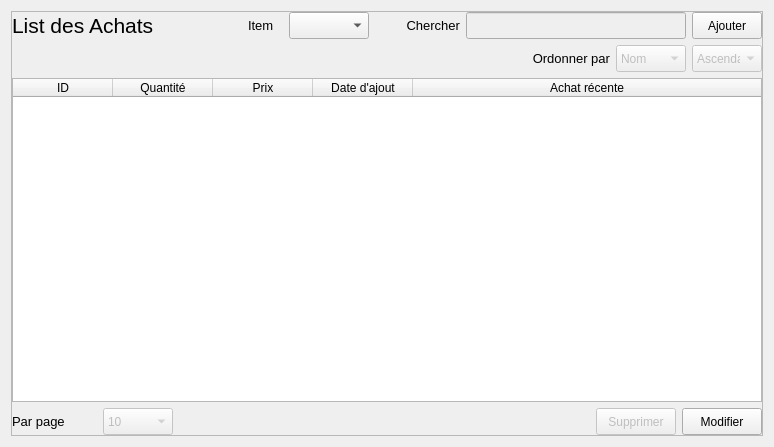
<?xml version="1.0" encoding="UTF-8"?>
<ui version="4.0">
 <class>Form</class>
 <widget class="QWidget" name="Form">
  <property name="geometry">
   <rect>
    <x>0</x>
    <y>0</y>
    <width>653</width>
    <height>447</height>
   </rect>
  </property>
  <property name="windowTitle">
   <string>Form</string>
  </property>
  <layout class="QGridLayout" name="gridLayout">
   <item row="0" column="0">
    <widget class="QFrame" name="frame">
     <property name="frameShape">
      <enum>QFrame::StyledPanel</enum>
     </property>
     <property name="frameShadow">
      <enum>QFrame::Raised</enum>
     </property>
     <layout class="QGridLayout" name="gridLayout_2">
      <property name="leftMargin">
       <number>0</number>
      </property>
      <property name="topMargin">
       <number>0</number>
      </property>
      <property name="rightMargin">
       <number>0</number>
      </property>
      <property name="bottomMargin">
       <number>0</number>
      </property>
      <item row="0" column="0">
       <layout class="QVBoxLayout" name="verticalLayout">
        <item>
         <layout class="QHBoxLayout" name="horizontalLayout_2">
          <item>
           <widget class="QLabel" name="label_5">
            <property name="minimumSize">
             <size>
              <width>190</width>
              <height>27</height>
             </size>
            </property>
            <property name="font">
             <font>
              <pointsize>16</pointsize>
             </font>
            </property>
            <property name="text">
             <string>List des Achats</string>
            </property>
            <property name="margin">
             <number>0</number>
            </property>
           </widget>
          </item>
          <item>
           <spacer name="horizontalSpacer">
            <property name="orientation">
             <enum>Qt::Horizontal</enum>
            </property>
            <property name="sizeType">
             <enum>QSizePolicy::MinimumExpanding</enum>
            </property>
            <property name="sizeHint" stdset="0">
             <size>
              <width>40</width>
              <height>20</height>
             </size>
            </property>
           </spacer>
          </item>
          <item>
           <layout class="QHBoxLayout" name="horizontalLayout_4">
            <item>
             <widget class="QLabel" name="label_4">
              <property name="minimumSize">
               <size>
                <width>35</width>
                <height>27</height>
               </size>
              </property>
              <property name="maximumSize">
               <size>
                <width>85</width>
                <height>16777215</height>
               </size>
              </property>
              <property name="font">
               <font>
                <pointsize>10</pointsize>
               </font>
              </property>
              <property name="text">
               <string>Item</string>
              </property>
             </widget>
            </item>
            <item>
             <widget class="QComboBox" name="pole_comboBox">
              <property name="minimumSize">
               <size>
                <width>80</width>
                <height>27</height>
               </size>
              </property>
             </widget>
            </item>
           </layout>
          </item>
          <item>
           <widget class="QLabel" name="label">
            <property name="minimumSize">
             <size>
              <width>85</width>
              <height>27</height>
             </size>
            </property>
            <property name="maximumSize">
             <size>
              <width>85</width>
              <height>16777215</height>
             </size>
            </property>
            <property name="font">
             <font>
              <pointsize>10</pointsize>
             </font>
            </property>
            <property name="text">
             <string>Chercher</string>
            </property>
            <property name="alignment">
             <set>Qt::AlignRight|Qt::AlignTrailing|Qt::AlignVCenter</set>
            </property>
           </widget>
          </item>
          <item>
           <widget class="QLineEdit" name="chercher_lineEdit">
            <property name="enabled">
             <bool>false</bool>
            </property>
            <property name="minimumSize">
             <size>
              <width>220</width>
              <height>27</height>
             </size>
            </property>
            <property name="font">
             <font>
              <pointsize>10</pointsize>
             </font>
            </property>
           </widget>
          </item>
          <item>
           <widget class="QPushButton" name="ajouter_pushButton">
            <property name="minimumSize">
             <size>
              <width>70</width>
              <height>27</height>
             </size>
            </property>
            <property name="text">
             <string>Ajouter</string>
            </property>
           </widget>
          </item>
         </layout>
        </item>
        <item>
         <layout class="QHBoxLayout" name="horizontalLayout">
          <item>
           <spacer name="horizontalSpacer_4">
            <property name="orientation">
             <enum>Qt::Horizontal</enum>
            </property>
            <property name="sizeHint" stdset="0">
             <size>
              <width>40</width>
              <height>20</height>
             </size>
            </property>
           </spacer>
          </item>
          <item>
           <widget class="QLabel" name="label_3">
            <property name="minimumSize">
             <size>
              <width>85</width>
              <height>27</height>
             </size>
            </property>
            <property name="maximumSize">
             <size>
              <width>85</width>
              <height>16777215</height>
             </size>
            </property>
            <property name="font">
             <font>
              <pointsize>10</pointsize>
             </font>
            </property>
            <property name="text">
             <string>Ordonner par</string>
            </property>
            <property name="alignment">
             <set>Qt::AlignRight|Qt::AlignTrailing|Qt::AlignVCenter</set>
            </property>
           </widget>
          </item>
          <item>
           <widget class="QComboBox" name="coloneOrdoner_comboBox">
            <property name="enabled">
             <bool>false</bool>
            </property>
            <property name="minimumSize">
             <size>
              <width>70</width>
              <height>27</height>
             </size>
            </property>
            <property name="maximumSize">
             <size>
              <width>70</width>
              <height>27</height>
             </size>
            </property>
            <property name="editable">
             <bool>false</bool>
            </property>
            <item>
             <property name="text">
              <string>Nom</string>
             </property>
            </item>
            <item>
             <property name="text">
              <string>Prenom</string>
             </property>
            </item>
           </widget>
          </item>
          <item>
           <widget class="QComboBox" name="directionOrdre_comboBox">
            <property name="enabled">
             <bool>false</bool>
            </property>
            <property name="minimumSize">
             <size>
              <width>70</width>
              <height>27</height>
             </size>
            </property>
            <property name="maximumSize">
             <size>
              <width>70</width>
              <height>27</height>
             </size>
            </property>
            <property name="editable">
             <bool>false</bool>
            </property>
            <item>
             <property name="text">
              <string>Ascendant</string>
             </property>
            </item>
            <item>
             <property name="text">
              <string>Descendant</string>
             </property>
            </item>
           </widget>
          </item>
         </layout>
        </item>
        <item>
         <widget class="QTableWidget" name="achat_tableWidget">
          <property name="minimumSize">
           <size>
            <width>0</width>
            <height>320</height>
           </size>
          </property>
          <property name="editTriggers">
           <set>QAbstractItemView::NoEditTriggers</set>
          </property>
          <property name="alternatingRowColors">
           <bool>true</bool>
          </property>
          <property name="selectionMode">
           <enum>QAbstractItemView::SingleSelection</enum>
          </property>
          <property name="selectionBehavior">
           <enum>QAbstractItemView::SelectRows</enum>
          </property>
          <property name="showGrid">
           <bool>false</bool>
          </property>
          <property name="cornerButtonEnabled">
           <bool>true</bool>
          </property>
          <attribute name="horizontalHeaderVisible">
           <bool>true</bool>
          </attribute>
          <attribute name="horizontalHeaderCascadingSectionResizes">
           <bool>false</bool>
          </attribute>
          <attribute name="horizontalHeaderStretchLastSection">
           <bool>true</bool>
          </attribute>
          <attribute name="verticalHeaderVisible">
           <bool>false</bool>
          </attribute>
          <column>
           <property name="text">
            <string>ID</string>
           </property>
          </column>
          <column>
           <property name="text">
            <string>Quantité</string>
           </property>
          </column>
          <column>
           <property name="text">
            <string>Prix</string>
           </property>
          </column>
          <column>
           <property name="text">
            <string>Date d'ajout</string>
           </property>
          </column>
          <column>
           <property name="text">
            <string>Achat récente</string>
           </property>
          </column>
         </widget>
        </item>
        <item>
         <layout class="QHBoxLayout" name="horizontalLayout_3">
          <item>
           <widget class="QLabel" name="label_2">
            <property name="minimumSize">
             <size>
              <width>85</width>
              <height>27</height>
             </size>
            </property>
            <property name="maximumSize">
             <size>
              <width>85</width>
              <height>16777215</height>
             </size>
            </property>
            <property name="font">
             <font>
              <pointsize>10</pointsize>
             </font>
            </property>
            <property name="text">
             <string>Par page</string>
            </property>
           </widget>
          </item>
          <item>
           <widget class="QComboBox" name="rowParPage_comboBox">
            <property name="enabled">
             <bool>false</bool>
            </property>
            <property name="minimumSize">
             <size>
              <width>70</width>
              <height>27</height>
             </size>
            </property>
            <property name="maximumSize">
             <size>
              <width>70</width>
              <height>27</height>
             </size>
            </property>
            <property name="editable">
             <bool>false</bool>
            </property>
            <item>
             <property name="text">
              <string>10</string>
             </property>
            </item>
            <item>
             <property name="text">
              <string>25</string>
             </property>
            </item>
            <item>
             <property name="text">
              <string>50</string>
             </property>
            </item>
            <item>
             <property name="text">
              <string>All</string>
             </property>
            </item>
           </widget>
          </item>
          <item>
           <spacer name="horizontalSpacer_2">
            <property name="orientation">
             <enum>Qt::Horizontal</enum>
            </property>
            <property name="sizeHint" stdset="0">
             <size>
              <width>40</width>
              <height>20</height>
             </size>
            </property>
           </spacer>
          </item>
          <item>
           <widget class="QPushButton" name="supprimer_pushButton">
            <property name="enabled">
             <bool>false</bool>
            </property>
            <property name="minimumSize">
             <size>
              <width>70</width>
              <height>27</height>
             </size>
            </property>
            <property name="text">
             <string>Supprimer</string>
            </property>
           </widget>
          </item>
          <item>
           <widget class="QPushButton" name="modifier_pushButton">
            <property name="minimumSize">
             <size>
              <width>70</width>
              <height>27</height>
             </size>
            </property>
            <property name="text">
             <string>Modifier</string>
            </property>
           </widget>
          </item>
         </layout>
        </item>
       </layout>
      </item>
     </layout>
    </widget>
   </item>
  </layout>
 </widget>
 <resources/>
 <connections/>
</ui>
